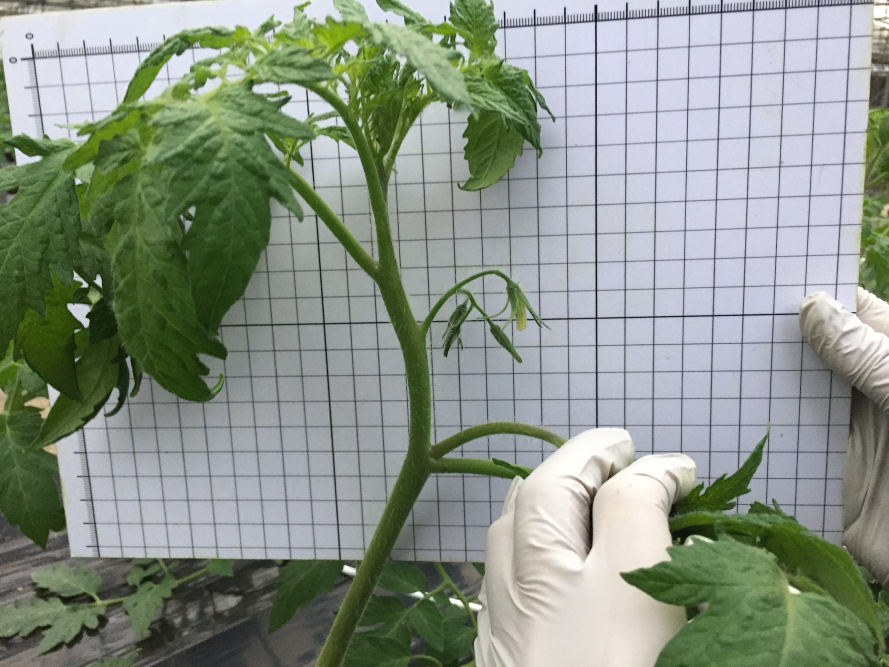
#> input picture 1.jpg, 1778 x 1334 px (shown at 1/2 size)
$ python tomato.py
#> lines starting #> are read from the running program, lines starting #| are printed output that depends on the picture; after the words box and inside, x2 and y2 are one past the last pixel; in counts of white or black regions, pixels touching at a corner belong together
# -*- coding: utf-8 -*-

import numpy as np
import cv2 as cv
import csv

def findruler(input):
    [width, height] = input.shape
    length=min(width,height)
    lines = cv.HoughLinesP(input, 1, np.pi/720 , 30, minLineLength=length*0.3, maxLineGap=20)
    lines1 = lines[:, 0, :]  # 提取为二维

    m=0
    i=0
    for x1, y1, x2, y2 in lines1[:]:
        k=abs((y1-y2)/(x1-x2))
        if k>10:
            lines1[m]=lines1[i]
            m+=1
        i+=1
    if m==0:
        print('the board is slant')
        return -1

    def by_x1(t):
        return (t[0])
    lines2 = sorted(lines1[0:m], key=by_x1)
    i=0
    for j in range(0,m-1):
        deltax1 =abs( lines2[j][0] - lines2[j+1][0])
        deltax2 =abs( lines2[j][2] - lines1[j+1][2])
        if deltax1>20 and  deltax2>20 :
           lines2[i]=lines2[j]
           i+=1
    lines3= lines2[0:i]
    distance=np.empty(i-1,dtype=int)
    for j in range(0,i-1):
        distance[j]= abs( lines3[j][0] - lines3[j+1][0])
    counts = np.bincount(distance)
    measure=np.argmax(counts)
    result=input * 0
    for x1, y1, x2, y2 in lines3[:]:
        cv.line(result, (x1, y1), (x2, y2), (255, 0, 0), 1)
    print(i)
    cv.namedWindow("findruler", 0)
    cv.imshow("findruler", result)
    return measure

def greenMask(input):
    lower_green = np.array([35, 43, 46])
    upper_green = np.array([77, 255, 255])
    # change to hsv model
    hsv = cv.cvtColor(input,cv.COLOR_BGR2HSV)
    # get mask
    mask = cv.inRange(hsv, lower_green, upper_green)
    mask=255-mask
    return mask

def yellowMask(input):
    lower_yellow = np.array([26, 43, 46])
    upper_yellow = np.array([34, 255, 255])
    # change to hsv model
    hsv = cv.cvtColor(input, cv.COLOR_BGR2HSV)
    # get mask
    mask = cv.inRange(hsv, lower_yellow, upper_yellow)
    return mask

def cut(input,scale):
    if scale>1 or scale<=0:
        print('scale error')
        return -1
    [width,height]=input.shape
    left=round(width*(1-scale)/2)
    right=round(width*(1+scale)/2)
    up=round(height*(1+scale)/2)
    down=round(height*(1-scale)/2)
    result=input[left:right,down:up]
    return result

def cut_color(input,scale):
    if scale>1 or scale<=0:
        print('scale error')
        return -1
    [width,height,depth]=input.shape
    left=round(width*(1-scale)/2)
    right=round(width*(1+scale)/2)
    up=round(height*(1+scale)/2)
    down=round(height*(1-scale)/2)
    result=input[left:right,down:up,:]
    return result

def measure(input,input1,ruler):
    [width,height]=input.shape
    stepx=round(width/11)
    stepy=round(height/11)
    line=np.empty((40,4),dtype=int)
    delta=np.empty(40)
    p=0
    for j in range(1,10):
        temp = input[:,stepy*j]
        flag=0
        for i in range(0,width):
            x=temp[i]
            if x==255 and flag==0 :
                begin=i
                flag=1
                k=0
            elif x==255 and flag==1:
                if k<15:
                    k+=1
                else:
                    flag=-1
            elif x==0 and  flag==1:
                flag = 2
                k=0
            elif x==0 and flag==2:
                if k<50:
                    k+=1
                else:
                    flag = -2
            elif x==255 and flag==2:
                flag=3
                k=0
            elif x==255 and flag==3:
                if k<15:
                    k+=1
                else:
                    flag = -1
            elif x==0 and flag==3:
                end=i-k
                flag=0
                line[p]=(stepy*j,begin,stepy*j,end)
                delta[p]=end-begin
                p+=1
            elif x == 0 and flag == -1:
                flag = 0
            elif x == 255 and flag == -2:
                flag = 0
    for j in range(1,10):
        temp = input[stepx * j,:]
        flag=0
        for i in range(0,height):
            x=temp[i]
            if x==255 and flag==0 :
                begin=i
                flag=1
                k=0
            elif x==255 and flag==1:
                if k<15:
                    k+=1
                else:
                    flag=-1
            elif x==0 and  flag==1:
                flag = 2
                k=0
            elif x==0 and flag==2:
                if k<50:
                    k+=1
                else:
                    flag = -2
            elif x==255 and flag==2:
                flag=3
                k=0
            elif x==255 and flag==3:
                if k<15:
                    k+=1
                else:
                    flag = -1
            elif x==0 and flag==3:
                end=i-k
                flag=0
                line[p] = (begin, stepx * j, end, stepx * j)
                delta[p] = end - begin
                p+=1
            elif x==0 and flag==-1:
                flag=0
            elif x==255 and flag==-2:
                flag=0
    line1=line[0:p-1]
    delta1=delta[0:p-1]
    i=0
    temp=input1
    for x1, y1, x2, y2 in line1[:]:
        cv.line(temp, (x1, y1), (x2, y2), (0, 0, 255), 1)
        result = cv.putText(temp, str(i), (x2+10, y2+10), cv.FONT_HERSHEY_SIMPLEX, 1.2, (0,0, 255),2)
        i+=1

    cv.namedWindow("measure", 0)
    cv.imshow("measure", result)
    cv.imwrite("stem-measure.jpg", result)

    tab=np.zeros((p-1,3))
    for i in range(0,p-1):
        tab[i,0]=i
        tab[i,1]=delta1[i]
        tab[i,2]=tab[i,1]/ruler
    with open('stem-measure.csv', 'w', newline='') as f:
        writer = csv.writer(f)
        writer.writerows(tab)

def skeleton4(input):
    distance=input/255
    [width,height]=distance.shape
    for i in range(1,height):
        for j in range(1,width):
            if distance[j,i]>0:
                left=distance[j-1,i]
                up=distance[j,i-1]
                distance[j,i]=min(left,up)+1
    for i in range(height - 2,1,-1):
        for j in range(width - 2, 1,-1):
            if distance[j,i]>0:
                right=distance[j+1,i]
                down=distance[j,i+1]
                temp=min(right,down)+1
                distance[j, i]=min(temp,distance[j,i])
    skeleton = input * 0
    for i in range(1,height - 1):
        for j in range( 1,width - 1):
            if distance[j, i] > 0:
                a = distance[j, i]
                left = distance[j - 1, i]
                up = distance[j, i - 1]
                right = distance[j + 1, i]
                down = distance[j, i + 1]
                if a >= left and a >= right and a >= up and a >= down and a<50:
                    skeleton[j, i] = 255
    distance=distance/50

    cv.namedWindow("skeleton", 0)
    cv.imshow("skeleton", skeleton)
    return skeleton

def straited(input,org):
    [width, height] = input.shape
    length = min(width, height)
    lines0 = cv.HoughLinesP(input, 1, np.pi / 720, 30, minLineLength=length * 0.05, maxLineGap=LINE_CAPTURE)
    lines1 = lines0[:, 0, :]  # 提取为二维
    image = input * 0

    num,i = lines1.shape
    i = 0
    lines2=np.empty((num,5))
    for x1, y1, x2, y2 in lines1[:]:
        theta = np.arctan((y1 - y2) / (x1 - x2))
        lines2[i][0:4]=lines1[i][:]
        lines2[i][4]=theta
        i=i+1
    def by_x5(t):
        return (t[4])
    lines2 = sorted(lines2[:], key=by_x5)
    j=0
    for i in range(0,num-1):
        if lines2[i+1][4]-lines2[i][4]<0.17:  #0.17大概是10度
            b1=lines2[i][2]-(lines2[i][0]-lines2[i][2])/(lines2[i][1]-lines2[i][3])*lines2[i][3]
            b2=lines2[i+1][2]-(lines2[i+1][0]-lines2[i+1][2])/(lines2[i+1][1]-lines2[i+1][3])*lines2[i+1][3]
            dis=abs(b2-b1)*np.cos(lines2[i][4])
            if dis<10:
                lines2[i][0]=-1
                j=j+1
    lines3 =  np.empty((num-j,5))
    j=0
    for i in range(0,num):
        if lines2[i][0]!=-1:
            lines3[j]=lines2[i]
            j=j+1
    lines1=lines3[:,0:4].astype(int)
    i=0
    for x1, y1, x2, y2 in lines1[:]:
        cv.line(org, (x1, y1), (x2, y2), (255, 0, 0), 1)
        image=cv.putText(org, str(i), (x2 + 10, y2 + 10), cv.FONT_HERSHEY_SIMPLEX, 1.2, (255, 0, 0), 2)
        i=i+1
    cv.namedWindow("angle-measure", 0)
    cv.imshow("angle-measure", image)
    cv.imwrite("angle-measure.jpg", image)

    tab=np.zeros((i,i),dtype=int)
    for j in range(0,i-1):
        tab[0,j]=tab[j+1,0]=j
    tab[0, 0] = 999
    tab[0, i-1] = i-1
    for j in range(0,i):
        for k in range(j+1,i):
            temp=abs(lines3[j][4]-lines3[k][4])/np.pi*180
            if temp>90: temp=180-temp
            tab[j+1,k]=temp
    with open('angle-measure.csv', 'w', newline='') as f:
        writer = csv.writer(f)
        writer.writerows(tab)

LINE_CAPTURE=12      #可以通过调节该参数调整对植物枝杈识别的敏感度，推荐介于10~20

def main():
    image_g = cv.imread("1.jpg",cv.IMREAD_GRAYSCALE)
    image = cv.imread("1.jpg")
#> image is the input picture: shape (1334, 1778, 3); mean B, G, R 136.1, 148.4, 138.9
    cv.namedWindow("src", 0)
    cv.imshow("src", image)
    element = cv.getStructuringElement(cv.MORPH_RECT, (10, 10))

    ret,image_thresh=cv.threshold( image_g,  20, 255, cv.THRESH_OTSU)
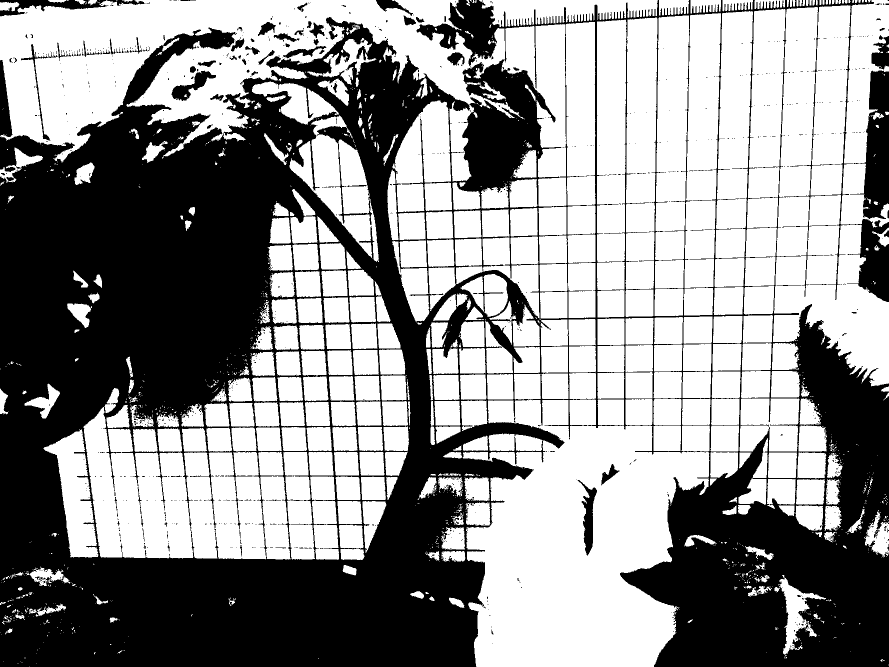
#> image_thresh: shape (1334, 1778) (shown at 1/2 size); 57.1% white; 977 black regions (874 under 20 px), largest, box (x1, y1, x2, y2) and area: (0, 0, 1778, 1334) 981555, (1700, 141, 1778, 439) 12248, (0, 0, 216, 33) 2885
#> ret = 136
    image_thresh=255-image_thresh
    image_mask = greenMask(image)

    image_shape  = cv.morphologyEx(image_mask, 0, element)
    image_measure = cv.bitwise_and(image_thresh, image_thresh, mask=image_shape)
    image_cut = cut(image_measure, 0.8)
    ruler = findruler(image_cut)
#> in findruler, `lines = cv.HoughLinesP(input, 1, np.pi/720 , 30, minLineLength=length*..`: lines = 77 rows, first 6: [276, 621, 628, 617], [875, 451, 1421, 437], [857, 561, 1421, 551], [689, 668, 1421, 662], [910, 505, 1419, 494], [628, 403, 1421, 378]
#> in findruler, `lines1 = lines[:, 0, :]`: lines1 has the same summary as lines
#> the loop in findruler, `for x1, y1, x2, y2 in lines1[:]:` made 77 passes
#> (x1, y1, x2, y2, k) on passes 1 to 4: (276, 621, 628, 617, 0.0114), (875, 451, 1421, 437, 0.0256), (857, 561, 1421, 551, 0.0177), (689, 668, 1421, 662, 0.0082)
#> after the loop in findruler, `for x1, y1, x2, y2 in lines1[:]:`: i = 77; lines1 = 77 rows, first 6: [457, 317, 503, 979], [399, 295, 453, 980], [1298, 798, 1326, 0], [514, 377, 550, 917], [513, 376, 549, 966], [1183, 772, 1199, 0]; m = 43
#> in findruler, `lines2 = sorted(lines1[0:m], key=by_x1)`: lines2 = 43 items, first 6: [177, 667, 210, 998], [272, 593, 304, 976], [273, 593, 310, 1030], [310, 476, 361, 1061], [314, 478, 362, 1061], [358, 395, 402, 981]
#> the loop in findruler, `for j in range(0,m-1):` made 42 passes
#> (deltax1, deltax2) on passes 1 to 4: (95, 243), (1, 1022), (37, 240), (4, 188)
#> after the loop in findruler, `for j in range(0,m-1):`: i = 15; lines2 = 43 items, first 6: [177, 667, 210, 998], [273, 593, 310, 1030], [314, 478, 362, 1061], [407, 406, 452, 980], [458, 322, 500, 917], [514, 377, 550, 917]
#> in findruler, `lines3= lines2[0:i]`: lines3 = 15 items, first 6: [177, 667, 210, 998], [273, 593, 310, 1030], [314, 478, 362, 1061], [407, 406, 452, 980], [458, 322, 500, 917], [514, 377, 550, 917]
#> after the loop in findruler, `for j in range(0,i-1):`: distance = [96, 41, 93, 51, 56, 58, 92, 289, 61, 57, 59, 57, 54, 58]
#> in findruler, `counts = np.bincount(distance)`: counts = 290 values, max 2 at index 57, min 0 at index 0, mean 0.0483
#> in findruler, `measure=np.argmax(counts)`: measure = 57
#> the loop in findruler, `for x1, y1, x2, y2 in lines3[:]:` made 15 passes
#> after the loop in findruler, `for x1, y1, x2, y2 in lines3[:]:`:
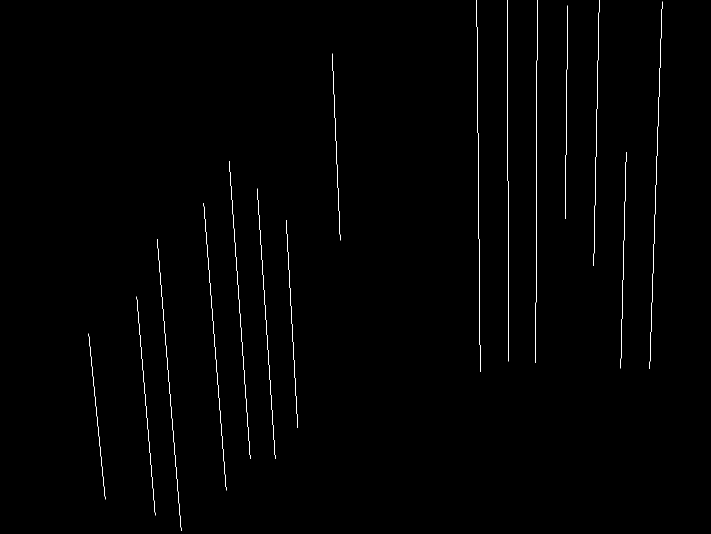
#> result: shape (1068, 1422) (shown at 1/2 size); 0.54% white in thin lines or dots, all inside (x1, y1, x2, y2) = (177, 0, 1325, 1062)
#| 15
#> ruler = 57

    image_noline = cv.morphologyEx(image_thresh, 2, element)
    image_shape = cv.morphologyEx(image_mask, 1, element)
    image_stem = cv.bitwise_and(image_noline, image_noline, mask=image_shape)
    measure(cut(image_stem, 0.8), cut_color(image, 0.8), ruler)
#> in cut_color, `[width,height,depth]=input.shape`: width = 1334; height = 1778; depth = 3
#> in cut_color, `left=round(width*(1-scale)/2)`: left = 133
#> in cut_color, `right=round(width*(1+scale)/2)`: right = 1201
#> in cut_color, `up=round(height*(1+scale)/2)`: up = 1600
#> in cut_color, `down=round(height*(1-scale)/2)`: down = 178
#> in measure, `[width,height]=input.shape`: width = 1068; height = 1422
#> in measure, `stepx=round(width/11)`: stepx = 97
#> in measure, `stepy=round(height/11)`: stepy = 129
#> after the loop in measure, `for j in range(1,10):`: begin = 963; delta = 40 values, max 39 at index 1, min 0 at index 11, mean 6.7; end = 993; k = 1; line = 40 rows, first 6: [258, 613, 258, 634], [387, 28, 387, 67], [516, 79, 516, 109], [516, 124, 516, 149], [516, 327, 516, 361], [774, 721, 774, 740]; p = 10
#> after the loop in measure, `for j in range(1,10):`: begin = 1278; delta = 40 values, max 54 at index 25, min 0 at index 34, mean 19.77; end = 1332; k = 13; p = 26
#> in measure, `line1=line[0:p-1]`: line1 = 25 rows, first 6: [258, 613, 258, 634], [387, 28, 387, 67], [516, 79, 516, 109], [516, 124, 516, 149], [516, 327, 516, 361], [774, 721, 774, 740]
#> in measure, `delta1=delta[0:p-1]`: delta1 = 25 values, max 50 at index 24, min 9 at index 17, mean 29.48
#> the loop in measure, `for x1, y1, x2, y2 in line1[:]:` made 25 passes
#> after the loop in measure, `for x1, y1, x2, y2 in line1[:]:`:
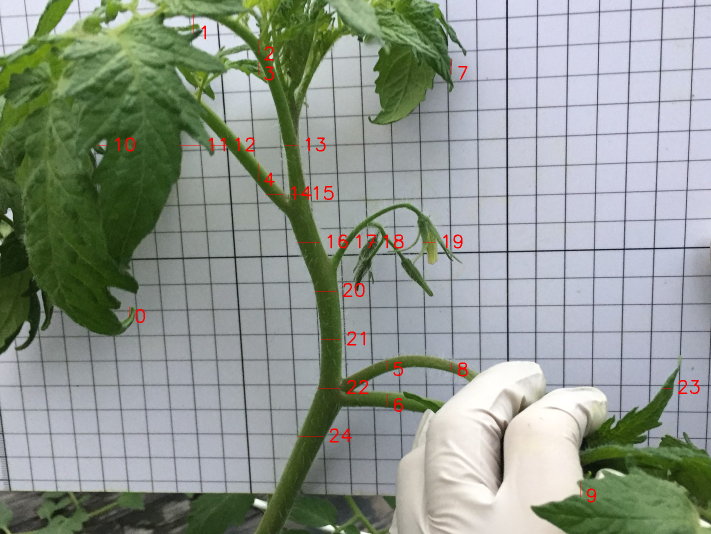
#> temp: shape (1068, 1422, 3) (shown at 1/2 size); mean B, G, R 140.7, 150.3, 142.1
#> after the loop in measure, `for x1, y1, x2, y2 in line1[:]:`: i = 25
#> after the loop in measure, `for i in range(0,p-1):`: tab = 25 rows, first 8: [0, 21, 0.368], [1, 39, 0.684], [2, 30, 0.526], [3, 25, 0.439], [4, 34, 0.596], [5, 19, 0.333], [6, 25, 0.439], [7, 30, 0.526]

    image_sk = skeleton4(255 - image_mask)
    image = cv.imread("1.jpg")
    straited(cut(image_sk, 0.8), cut_color(image, 0.8))
#> in straited, `[width, height] = input.shape`: width = 1068; height = 1422
#> in straited, `length = min(width, height)`: length = 1068
#> in straited, `lines0 = cv.HoughLinesP(input, 1, np.pi / 720, 30, minLineLength=lengt..`: lines0 = 22 rows, first 6: [491, 316, 558, 396], [576, 244, 596, 391], [435, 250, 523, 353], [703, 795, 820, 802], [574, 981, 643, 827], [167, 984, 223, 984]
#> in straited, `lines1 = lines0[:, 0, :]`: lines1 has the same summary as lines0
#> the loop in straited, `for x1, y1, x2, y2 in lines1[:]:` made 22 passes
#> (x1, y1, x2, y2, theta) on passes 1 to 4: (491, 316, 558, 396, 0.874), (576, 244, 596, 391, 1.44), (435, 250, 523, 353, 0.864), (703, 795, 820, 802, 0.0598)
#> after the loop in straited, `for x1, y1, x2, y2 in lines1[:]:`: i = 22; lines2 = 22 rows, first 6: [491, 316, 558, 396, 0.874], [576, 244, 596, 391, 1.44], [435, 250, 523, 353, 0.864], [703, 795, 820, 802, 0.0598], [574, 981, 643, 827, -1.15], [167, 984, 223, 984, 0]
#> in straited, `lines2 = sorted(lines2[:], key=by_x5)`: lines2 = 22 items, first 6: [662, 773, 663, 664, -1.56], [712, 577, 728, 517, -1.31], [577, 977, 654, 803, -1.15], [574, 981, 643, 827, -1.15], [83, 68, 122, 1, -1.04], [661, 531, 705, 468, -0.961]
#> the loop in straited, `for i in range(0,num-1):` made 21 passes
#> (b1, b2, dis) on passes 2 to 5: (865.9, 1009.4, 36.97), (1009.4, 1013.5, 1.69), (1013.5, 122.6, 364.3), (122.6, 1031.9, 457.4)
#> after the loop in straited, `for i in range(0,num-1):`: j = 4; lines2 = 22 items, first 6: [662, 773, 663, 664, -1.56], [712, 577, 728, 517, -1.31], [-1, 977, 654, 803, -1.15], [574, 981, 643, 827, -1.15], [83, 68, 122, 1, -1.04], [661, 531, 705, 468, -0.961]
#> after the loop in straited, `for i in range(0,num):`: j = 18; lines3 = 18 rows, first 6: [662, 773, 663, 664, -1.56], [712, 577, 728, 517, -1.31], [574, 981, 643, 827, -1.15], [83, 68, 122, 1, -1.04], [661, 531, 705, 468, -0.961], [711, 536, 771, 476, -0.785]
#> in straited, `lines1=lines3[:,0:4].astype(int)`: lines1 = 18 rows, first 6: [662, 773, 663, 664], [712, 577, 728, 517], [574, 981, 643, 827], [83, 68, 122, 1], [661, 531, 705, 468], [711, 536, 771, 476]
#> the loop in straited, `for x1, y1, x2, y2 in lines1[:]:` made 18 passes
#> after the loop in straited, `for x1, y1, x2, y2 in lines1[:]:`: i = 18

    image = cv.imread("2.jpg")
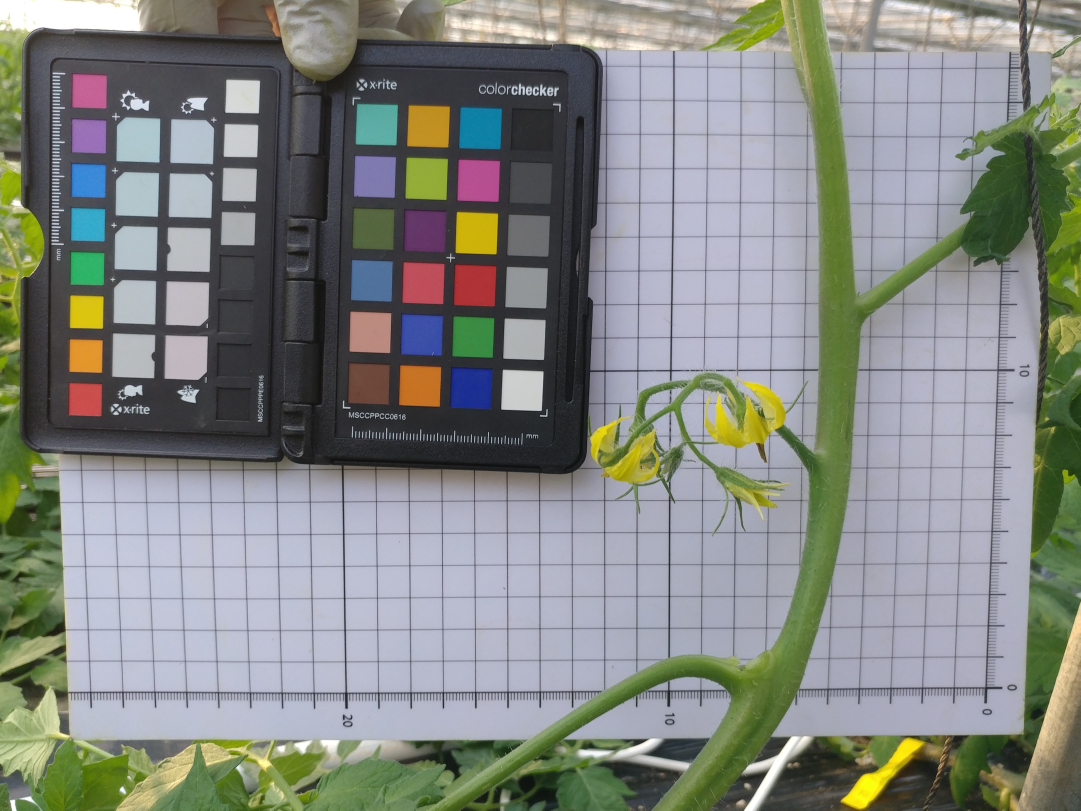
#> input picture 2.jpg, 4322 x 3242 px (shown at 1/4 size)
#> image is the input picture: shape (3242, 4322, 3); mean B, G, R 130.7, 135.4, 131.6
    image_mask = yellowMask(image)
    image_mask = cv.bitwise_and(image, image, mask=image_mask)
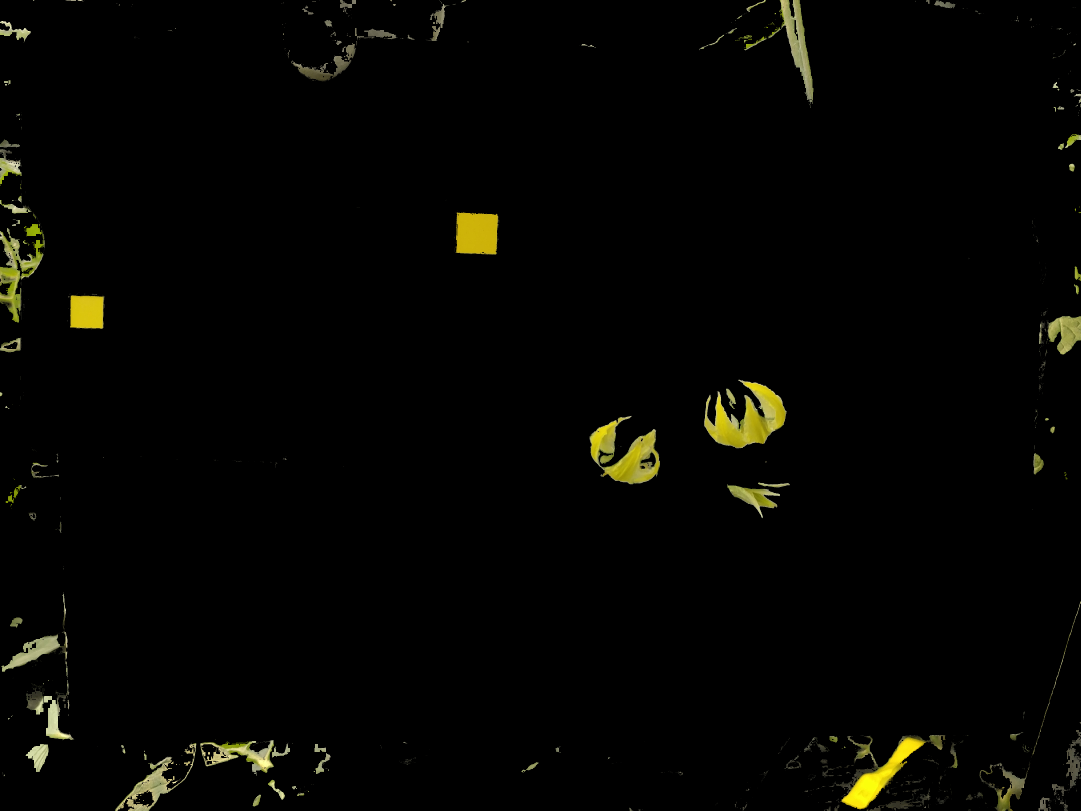
#> image_mask: shape (3242, 4322, 3) (shown at 1/4 size); mean B, G, R 2, 4.8, 4.9
    cv.imwrite("color_config.jpg", image_mask)

    cv.waitKey(0)
    return 0


if __name__ == '__main__':
    main()
